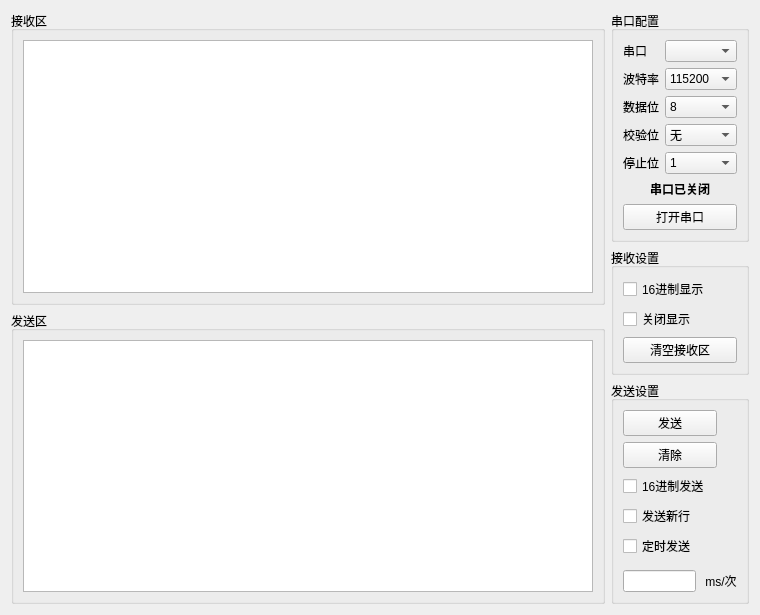
<?xml version="1.0" encoding="UTF-8"?>
<ui version="4.0">
 <class>SerialDebugger</class>
 <widget class="QWidget" name="SerialDebugger">
  <property name="geometry">
   <rect>
    <x>0</x>
    <y>0</y>
    <width>760</width>
    <height>608</height>
   </rect>
  </property>
  <property name="windowTitle">
   <string>Form</string>
  </property>
  <layout class="QGridLayout" name="gridLayout">
   <item row="0" column="0">
    <layout class="QHBoxLayout" name="horizontalLayout" stretch="5,1">
     <property name="spacing">
      <number>6</number>
     </property>
     <property name="sizeConstraint">
      <enum>QLayout::SetDefaultConstraint</enum>
     </property>
     <item>
      <layout class="QVBoxLayout" name="verticalLayout" stretch="0,0">
       <item>
        <widget class="QGroupBox" name="groupBox_2">
         <property name="sizePolicy">
          <sizepolicy hsizetype="Preferred" vsizetype="Preferred">
           <horstretch>0</horstretch>
           <verstretch>0</verstretch>
          </sizepolicy>
         </property>
         <property name="title">
          <string>接收区</string>
         </property>
         <layout class="QVBoxLayout" name="verticalLayout_4">
          <item>
           <widget class="QPlainTextEdit" name="plainTextEdit_rx">
            <property name="undoRedoEnabled">
             <bool>false</bool>
            </property>
            <property name="readOnly">
             <bool>true</bool>
            </property>
            <property name="textInteractionFlags">
             <set>Qt::LinksAccessibleByKeyboard|Qt::LinksAccessibleByMouse|Qt::TextBrowserInteraction|Qt::TextSelectableByKeyboard|Qt::TextSelectableByMouse</set>
            </property>
           </widget>
          </item>
         </layout>
        </widget>
       </item>
       <item>
        <widget class="QGroupBox" name="groupBox_3">
         <property name="sizePolicy">
          <sizepolicy hsizetype="Preferred" vsizetype="Expanding">
           <horstretch>0</horstretch>
           <verstretch>0</verstretch>
          </sizepolicy>
         </property>
         <property name="title">
          <string>发送区</string>
         </property>
         <layout class="QHBoxLayout" name="horizontalLayout_2">
          <item>
           <widget class="QPlainTextEdit" name="plainTextEdit_tx">
            <property name="sizePolicy">
             <sizepolicy hsizetype="Preferred" vsizetype="Preferred">
              <horstretch>0</horstretch>
              <verstretch>0</verstretch>
             </sizepolicy>
            </property>
           </widget>
          </item>
         </layout>
        </widget>
       </item>
      </layout>
     </item>
     <item>
      <layout class="QVBoxLayout" name="verticalLayout_3" stretch="2,1,0,2">
       <item>
        <widget class="QGroupBox" name="groupBox">
         <property name="title">
          <string>串口配置</string>
         </property>
         <layout class="QFormLayout" name="formLayout_2">
          <item row="0" column="0">
           <widget class="QLabel" name="label_port">
            <property name="text">
             <string>串口</string>
            </property>
           </widget>
          </item>
          <item row="0" column="1">
           <widget class="QComboBox" name="comboBox_port">
            <property name="editable">
             <bool>false</bool>
            </property>
            <property name="insertPolicy">
             <enum>QComboBox::InsertAlphabetically</enum>
            </property>
            <property name="sizeAdjustPolicy">
             <enum>QComboBox::AdjustToContents</enum>
            </property>
            <property name="duplicatesEnabled">
             <bool>false</bool>
            </property>
           </widget>
          </item>
          <item row="1" column="0">
           <widget class="QLabel" name="label_baudrate">
            <property name="text">
             <string>波特率</string>
            </property>
           </widget>
          </item>
          <item row="1" column="1">
           <widget class="QComboBox" name="comboBox_baudrate">
            <item>
             <property name="text">
              <string>115200</string>
             </property>
            </item>
            <item>
             <property name="text">
              <string>2400</string>
             </property>
            </item>
            <item>
             <property name="text">
              <string>4800</string>
             </property>
            </item>
            <item>
             <property name="text">
              <string>9600</string>
             </property>
            </item>
            <item>
             <property name="text">
              <string>14400</string>
             </property>
            </item>
            <item>
             <property name="text">
              <string>19200</string>
             </property>
            </item>
            <item>
             <property name="text">
              <string>38400</string>
             </property>
            </item>
            <item>
             <property name="text">
              <string>57600</string>
             </property>
            </item>
            <item>
             <property name="text">
              <string>76800</string>
             </property>
            </item>
            <item>
             <property name="text">
              <string>128000</string>
             </property>
            </item>
            <item>
             <property name="text">
              <string>230400</string>
             </property>
            </item>
            <item>
             <property name="text">
              <string>460800</string>
             </property>
            </item>
            <item>
             <property name="text">
              <string>921600</string>
             </property>
            </item>
            <item>
             <property name="text">
              <string>自定义</string>
             </property>
            </item>
           </widget>
          </item>
          <item row="2" column="0">
           <widget class="QLabel" name="label_bytesize">
            <property name="text">
             <string>数据位</string>
            </property>
           </widget>
          </item>
          <item row="2" column="1">
           <widget class="QComboBox" name="comboBox_bytesize">
            <item>
             <property name="text">
              <string>8</string>
             </property>
            </item>
            <item>
             <property name="text">
              <string>7</string>
             </property>
            </item>
            <item>
             <property name="text">
              <string>6</string>
             </property>
            </item>
            <item>
             <property name="text">
              <string>5</string>
             </property>
            </item>
           </widget>
          </item>
          <item row="3" column="0">
           <widget class="QLabel" name="label_parity">
            <property name="text">
             <string>校验位</string>
            </property>
           </widget>
          </item>
          <item row="3" column="1">
           <widget class="QComboBox" name="comboBox_parity">
            <item>
             <property name="text">
              <string>无</string>
             </property>
            </item>
            <item>
             <property name="text">
              <string>奇校验</string>
             </property>
            </item>
            <item>
             <property name="text">
              <string>偶校验</string>
             </property>
            </item>
           </widget>
          </item>
          <item row="4" column="0">
           <widget class="QLabel" name="label_stopbits">
            <property name="text">
             <string>停止位</string>
            </property>
           </widget>
          </item>
          <item row="4" column="1">
           <widget class="QComboBox" name="comboBox_stopbits">
            <item>
             <property name="text">
              <string>1</string>
             </property>
            </item>
            <item>
             <property name="text">
              <string>1.5</string>
             </property>
            </item>
            <item>
             <property name="text">
              <string>2</string>
             </property>
            </item>
           </widget>
          </item>
          <item row="5" column="0" colspan="2">
           <widget class="QLabel" name="label_port_state">
            <property name="font">
             <font>
              <weight>75</weight>
              <bold>true</bold>
             </font>
            </property>
            <property name="lineWidth">
             <number>1</number>
            </property>
            <property name="text">
             <string>串口已关闭</string>
            </property>
            <property name="alignment">
             <set>Qt::AlignCenter</set>
            </property>
           </widget>
          </item>
          <item row="6" column="0" colspan="2">
           <widget class="QPushButton" name="pushButton_port_onoff">
            <property name="text">
             <string>打开串口</string>
            </property>
           </widget>
          </item>
         </layout>
        </widget>
       </item>
       <item>
        <widget class="QGroupBox" name="groupBox_4">
         <property name="sizePolicy">
          <sizepolicy hsizetype="Expanding" vsizetype="Expanding">
           <horstretch>0</horstretch>
           <verstretch>0</verstretch>
          </sizepolicy>
         </property>
         <property name="title">
          <string>接收设置</string>
         </property>
         <layout class="QVBoxLayout" name="verticalLayout_5">
          <item>
           <layout class="QGridLayout" name="gridLayout_2">
            <item row="2" column="0">
             <widget class="QPushButton" name="pushButton_rx_clear">
              <property name="text">
               <string>清空接收区</string>
              </property>
             </widget>
            </item>
            <item row="0" column="0">
             <widget class="QCheckBox" name="checkBox_hex_show">
              <property name="text">
               <string>16进制显示</string>
              </property>
              <property name="checked">
               <bool>false</bool>
              </property>
              <property name="tristate">
               <bool>false</bool>
              </property>
             </widget>
            </item>
            <item row="1" column="0">
             <widget class="QCheckBox" name="checkBox_rx_not_show">
              <property name="text">
               <string>关闭显示</string>
              </property>
             </widget>
            </item>
           </layout>
          </item>
         </layout>
        </widget>
       </item>
       <item>
        <spacer name="verticalSpacer_2">
         <property name="orientation">
          <enum>Qt::Vertical</enum>
         </property>
         <property name="sizeHint" stdset="0">
          <size>
           <width>20</width>
           <height>40</height>
          </size>
         </property>
        </spacer>
       </item>
       <item>
        <widget class="QGroupBox" name="groupBox_5">
         <property name="title">
          <string>发送设置</string>
         </property>
         <layout class="QHBoxLayout" name="horizontalLayout_4">
          <item>
           <layout class="QVBoxLayout" name="verticalLayout_2">
            <item>
             <layout class="QGridLayout" name="gridLayout_3">
              <item row="0" column="0">
               <widget class="QPushButton" name="pushButton_send">
                <property name="toolTip">
                 <string>Ctrl+Enter</string>
                </property>
                <property name="text">
                 <string>发送</string>
                </property>
                <property name="shortcut">
                 <string>Ctrl+Return</string>
                </property>
               </widget>
              </item>
              <item row="4" column="0">
               <widget class="QCheckBox" name="checkBox_timer_en">
                <property name="text">
                 <string>定时发送</string>
                </property>
               </widget>
              </item>
              <item row="2" column="0">
               <widget class="QCheckBox" name="checkBox_hex_send">
                <property name="text">
                 <string>16进制发送</string>
                </property>
               </widget>
              </item>
              <item row="0" column="1" rowspan="6">
               <spacer name="verticalSpacer">
                <property name="orientation">
                 <enum>Qt::Vertical</enum>
                </property>
                <property name="sizeHint" stdset="0">
                 <size>
                  <width>20</width>
                  <height>40</height>
                 </size>
                </property>
               </spacer>
              </item>
              <item row="1" column="0">
               <widget class="QPushButton" name="pushButton_tx_clear">
                <property name="text">
                 <string>清除</string>
                </property>
               </widget>
              </item>
              <item row="3" column="0">
               <widget class="QCheckBox" name="checkBox_newline">
                <property name="toolTip">
                 <string/>
                </property>
                <property name="text">
                 <string>发送新行</string>
                </property>
               </widget>
              </item>
             </layout>
            </item>
            <item>
             <layout class="QHBoxLayout" name="horizontalLayout_3">
              <item>
               <widget class="QLineEdit" name="lineEdit_timer">
                <property name="toolTip">
                 <string/>
                </property>
                <property name="inputMethodHints">
                 <set>Qt::ImhHiddenText|Qt::ImhPreferNumbers</set>
                </property>
                <property name="alignment">
                 <set>Qt::AlignCenter</set>
                </property>
               </widget>
              </item>
              <item>
               <widget class="QLabel" name="label_9">
                <property name="text">
                 <string> ms/次</string>
                </property>
               </widget>
              </item>
             </layout>
            </item>
           </layout>
          </item>
         </layout>
        </widget>
       </item>
      </layout>
     </item>
    </layout>
   </item>
  </layout>
 </widget>
 <resources/>
 <connections/>
</ui>
